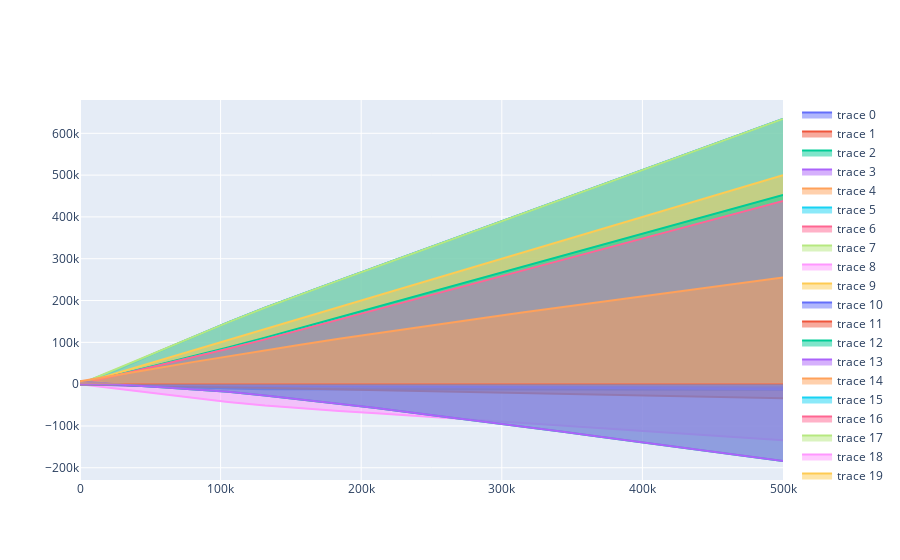

Notebook code for this chart:
### Code cell
data = [
    go.Scatter(
        x=salaire_de_base,
        y=result,
        fill='tozeroy',
    #     fillcolor='darkviolet',
        hoveron = 'points+fills', # select where hover is active
        text=variable_name,
        hoverinfo = 'text+x+y')
    for variable_name, result in results.items()
]
fig = go.Figure(data=data)
fig.show()
